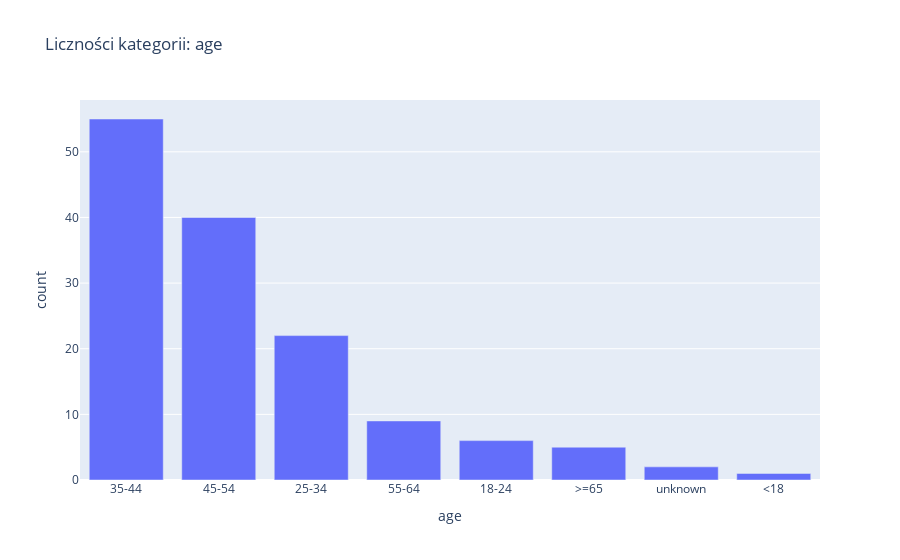

The notebook cell saved with this chart:
### Code cell
# === Rozkład jednej kolumny kategorycznej ===
cat_cols = df.select_dtypes(exclude=[np.number]).columns.tolist()
if cat_cols:
    col = cat_cols[0]
    vc = df[col].value_counts().head(20).reset_index()
    vc.columns = [col, "count"]
    fig = px.bar(vc, x=col, y="count", title=f"Liczności kategorii: {col}")
    fig.show()
else:
    print("Brak kolumn kategorycznych do wizualizacji.")

### Figure 1 — Plotly figure (JSON) as saved in the notebook; plotly's stock layout.template omitted (floating-point values rounded to 4 significant figures)
{"data": [{"alignmentgroup": "True", "hovertemplate": "age=%{x}<br>count=%{y}<extra></extra>", "legendgroup": "", "marker": {"color": "#636efa", "pattern": {"shape": ""}}, "name": "", "offsetgroup": "", "orientation": "v", "showlegend": false, "textposition": "auto", "type": "bar", "x": ["35-44", "45-54", "25-34", "55-64", "18-24", ">=65", "unknown", "<18"], "xaxis": "x", "y": [55, 40, 22, 9, 6, 5, 2, 1], "yaxis": "y"}], "layout": {"barmode": "relative", "legend": {"tracegroupgap": 0}, "title": {"text": "Liczności kategorii: age"}, "xaxis": {"anchor": "y", "domain": [0, 1], "title": {"text": "age"}}, "yaxis": {"anchor": "x", "domain": [0, 1], "title": {"text": "count"}}}}
